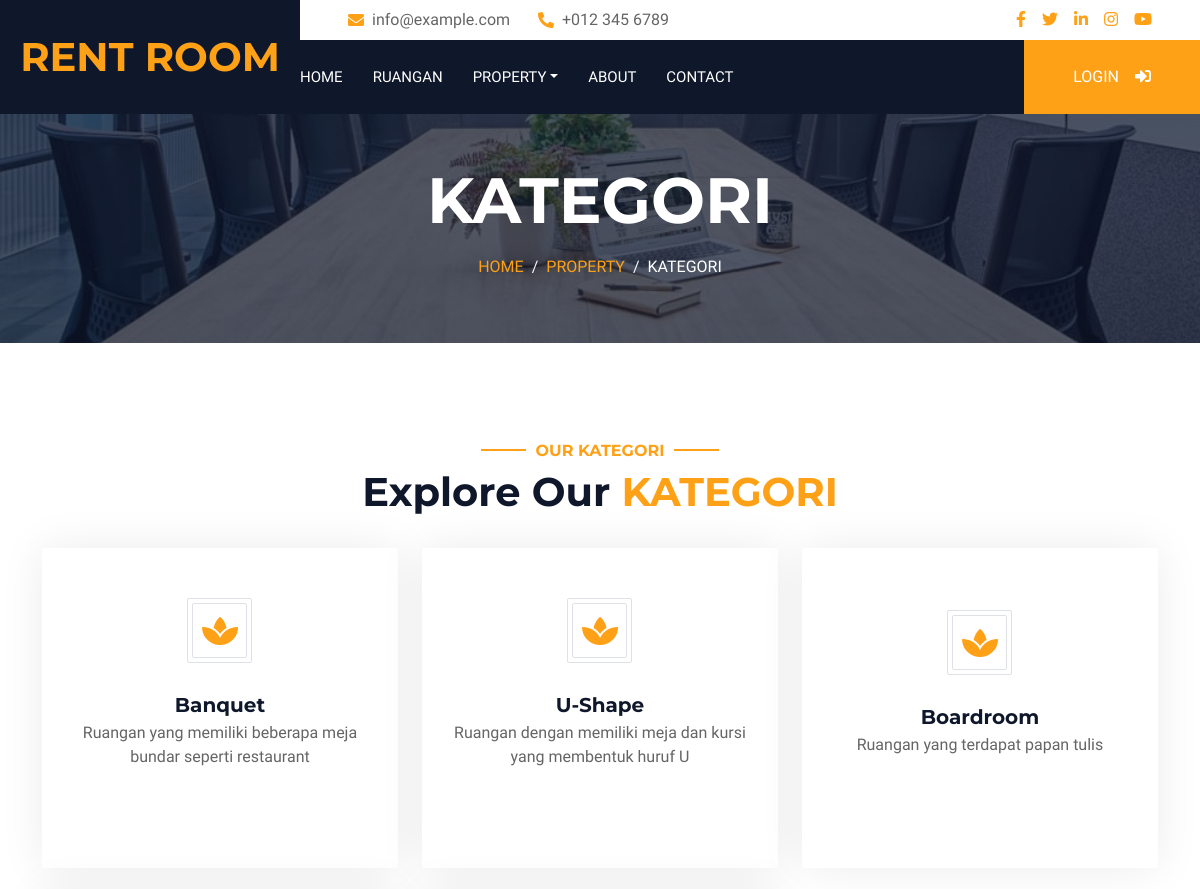
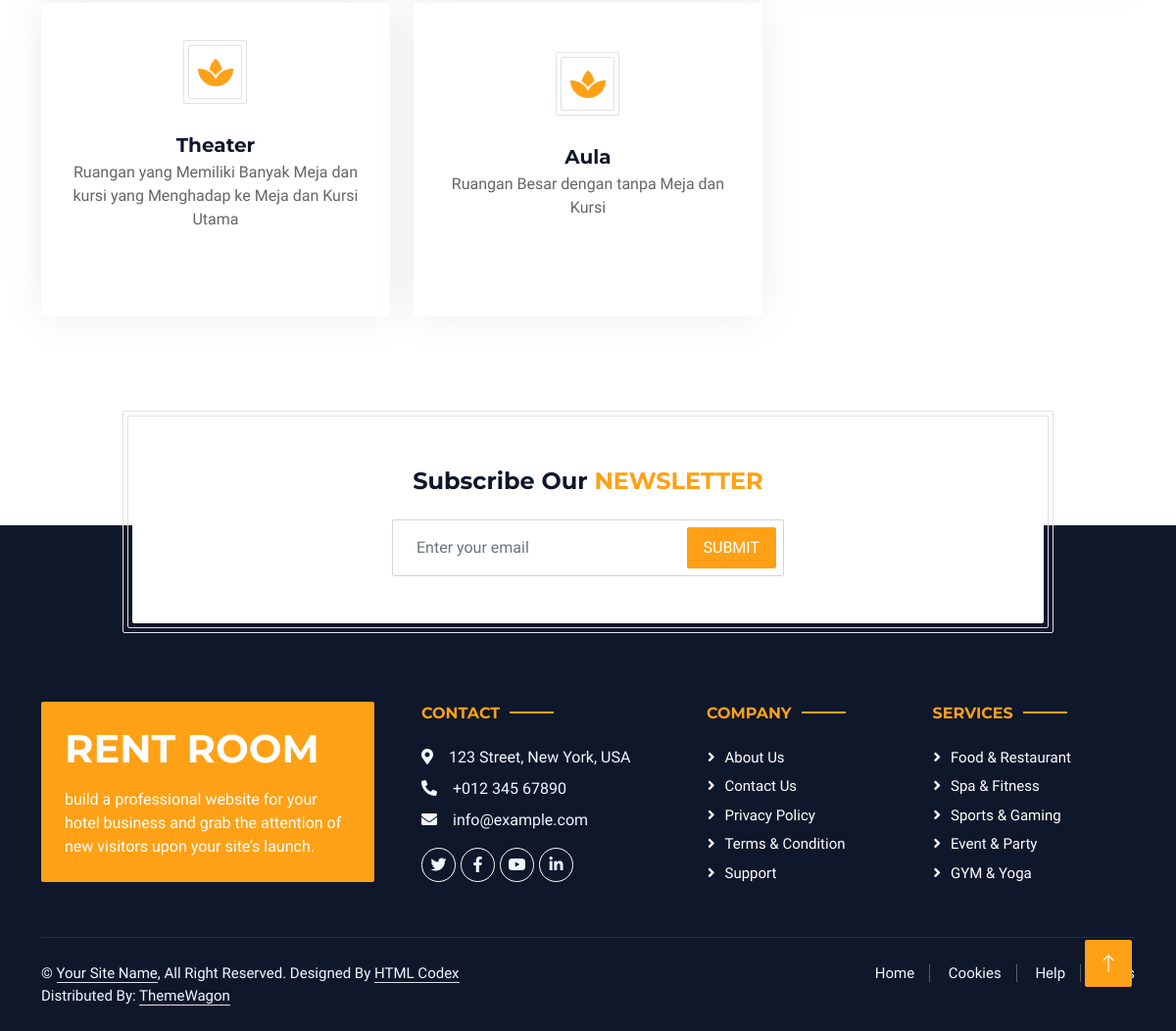
The page /index.php?hal=kategori on the database its author committed (2 pictures, top to bottom).
### tables this page shows
CREATE TABLE `kategori_ruangan` (
  `id` int(11) NOT NULL AUTO_INCREMENT,
  `nama` varchar(45) NOT NULL,
  `keterangan` text DEFAULT NULL,
  PRIMARY KEY (`id`),
  UNIQUE KEY `nama_UNIQUE` (`nama`)
);

### models/Kategori.php (called while the page is built, shortened)
<?php
class Kategori{
    public $koneksi;
    public function __construct(){
        global $dbh;
        $this->koneksi = $dbh;
    }
    public function getAll(){
        $sql = "SELECT * FROM kategori_ruangan";
        $ps = $this->koneksi->prepare($sql);
        $ps->execute();
        $rs = $ps->fetchAll();
        return $rs;
    }
}

### views/kategori.php (the view, shortened to what this page needs)
<div class="container-xxl py-5">
    <div class="container">
        <div class="text-center wow fadeInUp" data-wow-delay="0.1s">
            <h6 class="section-title text-center text-primary text-uppercase">Our Kategori</h6>
            <h1>Explore Our <span class="text-primary text-uppercase">Kategori</span></h1>
        </div>
        <div class="row g-4 mt-2">
            <?php
            $obj = new Kategori();
            $rs = $obj->getAll();
            foreach($rs as $g){
            ?>
            <div class="col-lg-4 col-md-6 wow fadeInUp" data-wow-delay="0.1s">
                <div class="service-item rounded" href="">
                    <div class="service-icon bg-transparent border rounded p-1">
                        <div class="w-100 h-100 border rounded d-flex align-items-center justify-content-center">
                            <i class="fa fa-spa fa-2x text-primary logo"></i>
                        </div>
                    </div>
                    <h5 class="mb-1"><?= $g['nama'] ?></h5>
                    <p class="text-body mb-5"><?= $g['keterangan'] ?></p>
                </div>
            </div>
            <?php } ?>
        </div>
    </div>
</div>

### css/style.css (style rules this page uses)
:root { --primary: #FEA116; --light: #F1F8FF; --dark: #0F172B; }
.section-title { position: relative; display: inline-block; }
.section-title::before { position: absolute; content: ""; width: 45px; height: 2px; top: 50%; left: -55px; margin-top: -1px; background: var(--primary); }
.section-title::after { position: absolute; content: ""; width: 45px; height: 2px; top: 50%; right: -55px; margin-top: -1px; background: var(--primary); }
.service-item { height: 320px; padding: 30px; display: flex; flex-direction: column; justify-content: center; text-align: center; background: #FFFFFF; box-shadow: 0 0 45px rgba(0, 0, 0, .08); transition: .5s; }
.service-item .service-icon { margin: 0 auto 30px auto; width: 65px; height: 65px; transition: .5s; }
.service-item .logo, .service-item h5, .service-item p { transition: .5s; }

### rows shown on the page
kategori_ruangan: nama "Banquet", keterangan "Ruangan yang memiliki beberapa meja bundar seperti restaurant"
kategori_ruangan: nama "U-Shape", keterangan "Ruangan dengan memiliki meja dan kursi yang membentuk huruf U"
kategori_ruangan: nama "Boardroom", keterangan "Ruangan yang terdapat papan tulis"
kategori_ruangan: nama "Theater", keterangan "Ruangan yang Memiliki Banyak Meja dan kursi yang Menghadap ke Meja dan Kursi Utama"
kategori_ruangan: nama "Aula", keterangan "Ruangan Besar dengan tanpa Meja dan Kursi"

### other values the page prints
$hal "KATEGORI"
